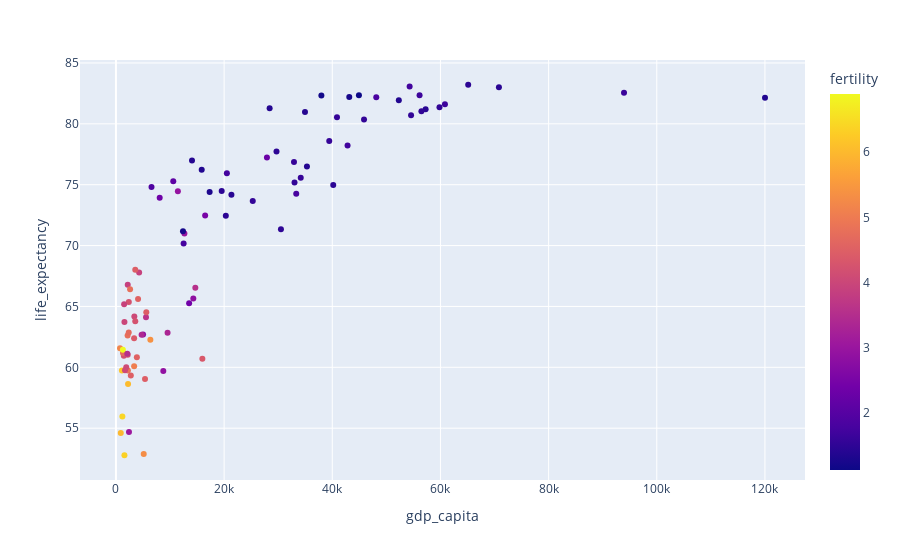

The code cell stored with this chart in its notebook:
### Code cell
px.scatter(df, x='gdp_capita', y='life_expectancy', color='fertility', hover_name='country')

### Figure 1 — Plotly figure (JSON) as saved in the notebook; plotly's stock layout.template omitted (floating-point values rounded to 4 significant figures)
{"data": [{"hovertemplate": "<b>%{hovertext}</b><br><br>gdp_capita=%{x}<br>life_expectancy=%{y}<br>fertility=%{marker.color}<extra></extra>", "hovertext": ["Albania", "Algeria", "Andorra", "Angola", "Austria", "Belarus", "Belgium", "Benin", "Bosnia and Herzegovina", "Botswana", "Bulgaria", "Burkina Faso", "Burundi", "Cabo Verde", "Cameroon", "Central African Republic", "Chad", "Comoros", "Congo, Dem. Rep.", "Congo, Rep.", "Cote d'Ivoire", "Croatia", "Czechia", "Denmark", "Djibouti", "Egypt, Arab Rep.", "Equatorial Guinea", "Eritrea", "Estonia", "Eswatini", "Ethiopia", "Faroe Islands", "Finland", "France", "Gabon", "Gambia, The", "Germany", "Ghana", "Gibraltar", "Greece", "Guinea", "Guinea-Bissau", "Hungary", "Iceland", "Ireland", "Isle of Man", "Italy", "Kenya", "Latvia", "Lesotho", "Liberia", "Libya", "Liechtenstein", "Lithuania", "Luxembourg", "Madagascar", "Malawi", "Mali", "Malta", "Mauritania", "Mauritius", "Moldova", "Monaco", "Montenegro", "Morocco", "Mozambique", "Namibia", "Netherlands", "Niger", "Nigeria", "North Macedonia", "Norway", "Poland", "Portugal", "Romania", "Russian Federation", "Rwanda", "San Marino", "Sao Tome and Principe", "Senegal", "Serbia", "Seychelles", "Sierra Leone", "Slovak Republic", "Slovenia", "Somalia", "South Africa", "South Sudan", "Spain", "Sudan", "Sweden", "Switzerland", "Tanzania", "Togo", "Tunisia", "Uganda", "Ukraine", "United Kingdom", "Zambia", "Zimbabwe"], "legendgroup": "", "marker": {"color": [1.4, 2.942, NaN, 5.371, 1.44, 1.474, 1.55, 5.048, 1.359, 2.836, 1.56, 4.869, 5.177, 1.908, 4.543, 5.985, 6.346, 4.052, 6.206, 4.234, 4.472, 1.48, 1.71, 1.68, 2.848, 2.96, 4.346, 3.933, 1.58, 2.89, 4.243, 2.323, 1.37, 1.83, 3.548, 4.777, 1.53, 3.623, 1.855, 1.39, 4.489, 4.094, 1.59, 1.72, 1.63, 1.569, 1.24, 3.397, 1.55, 3.049, 4.174, 2.507, 1.46, 1.48, 1.36, 3.918, 3.995, 6.035, 1.13, 4.455, 1.44, 1.77, NaN, 1.75, 2.353, 4.713, 3.349, 1.54, 6.892, 5.309, 1.31, 1.48, 1.39, 1.41, 1.8, 1.505, 3.873, NaN, 3.893, 4.454, 1.48, 2.29, 4.08, 1.59, 1.59, 6.417, 2.401, 4.543, 1.19, 4.542, 1.67, 1.46, 4.795, 4.323, 2.114, 4.693, 1.217, 1.56, 4.379, 3.545], "coloraxis": "coloraxis", "symbol": "circle"}, "mode": "markers", "name": "", "orientation": "v", "showlegend": false, "type": "scatter", "x": [14060.0, 11450.0, NaN, 6367.0, 57260.0, 20320.0, 54570.0, 3365.0, 15860.0, 14300.0, 25300.0, 2211.0, 751.2, 6577.0, 3871.0, 895.3, 1573.0, 3403.0, 1103.0, 3574.0, 5377.0, 29690.0, 42830.0, 60830.0, 5020.0, 12660.0, 15980.0, NaN, 39440.0, 8755.0, 2379.0, NaN, 52310.0, 48130.0, 14680.0, 2157.0, 56480.0, 5558.0, NaN, 28420.0, 2750.0, 1905.0, 34170.0, 54300.0, 93940.0, NaN, 43140.0, 4749.0, 33020.0, 2413.0, 1461.0, 16500.0, NaN, 40180.0, 120000.0, 1517.0, 1573.0, 2243.0, 44930.0, 5613.0, 21350.0, 12510.0, NaN, 20510.0, 8089.0, 1303.0, 9548.0, 59820.0, 1283.0, 5138.0, 17320.0, 65130.0, 35320.0, 34960.0, 33340.0, 30510.0, 2182.0, 59520.0, 4286.0, 3574.0, 19560.0, 27920.0, 1675.0, 32920.0, 40870.0, 1191.0, 13530.0, NaN, 37990.0, 4092.0, 56140.0, 70810.0, 2613.0, 2180.0, 10600.0, 2366.0, 12390.0, 45870.0, 3362.0, 2102.0], "xaxis": "x", "y": [76.99, 74.45, NaN, 62.26, 81.19, 72.46, 80.7, 60.09, 76.22, 65.65, 73.66, 59.73, 61.57, 74.81, 60.83, 54.6, 52.78, 64.17, 59.74, 63.78, 59.03, 77.72, 78.23, 81.6, 62.69, 70.99, 60.71, 67.13, 78.6, 59.69, 65.37, 83.2, 81.93, 82.18, 66.53, 62.61, 81.04, 64.11, 82.2, 81.29, 59.33, 60.0, 75.57, 83.06, 82.56, 80.59, 82.2, 62.67, 75.19, 54.69, 60.95, 72.47, 81.66, 74.98, 82.14, 65.18, 63.72, 58.63, 82.35, 64.53, 74.18, 70.17, NaN, 75.93, 73.92, 61.17, 62.83, 81.36, 61.45, 52.89, 74.4, 83.21, 76.5, 80.98, 74.25, 71.34, 66.77, NaN, 67.78, 68.01, 74.48, 77.24, 59.76, 76.87, 80.53, 55.97, 65.25, 55.48, 82.33, 65.61, 82.36, 83.0, 66.41, 61.03, 75.29, 62.85, 71.19, 80.35, 62.38, 61.12], "yaxis": "y"}], "layout": {"coloraxis": {"colorbar": {"title": {"text": "fertility"}}, "colorscale": [[0, "#0d0887"], [0.1111, "#46039f"], [0.2222, "#7201a8"], [0.3333, "#9c179e"], [0.4444, "#bd3786"], [0.5556, "#d8576b"], [0.6667, "#ed7953"], [0.7778, "#fb9f3a"], [0.8889, "#fdca26"], [1, "#f0f921"]]}, "legend": {"tracegroupgap": 0}, "margin": {"t": 60}, "xaxis": {"anchor": "y", "domain": [0, 1], "title": {"text": "gdp_capita"}}, "yaxis": {"anchor": "x", "domain": [0, 1], "title": {"text": "life_expectancy"}}}}
